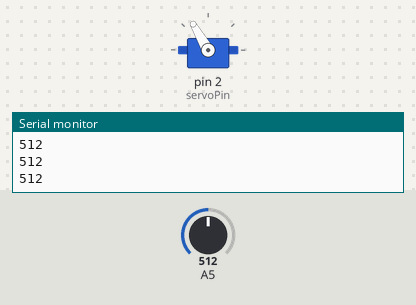
Bench run of a sketch on a simulated Arduino Uno, built with avr-gcc and run on an emulated ATmega328P. Shown: servo, the last lines printed to the serial monitor. The test bench sets the inputs (shaded band); at power-on: A5 = 512.

Above: at 1.2 s.
1.3 s: A5 set to 311
2.8 s: A5 set to 293
At 3.6 s:
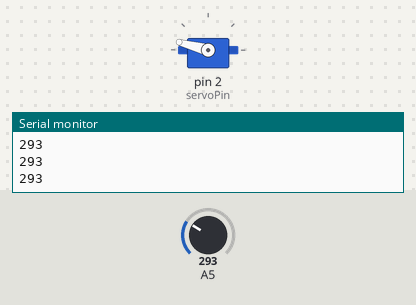
4.3 s: A5 set to 306
At 4.9 s:
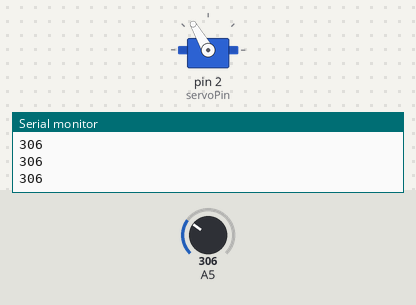
5.8 s: A5 set to 290
At 6.2 s:
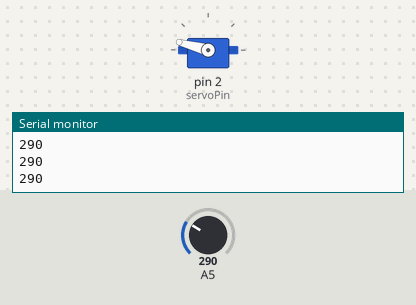
Timing chart, 0 to 8.3 s (numbered marks = the images above; inputs shaded):
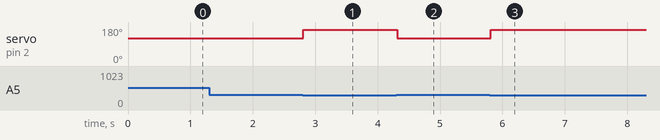

Measured:
- the behaviour switches between 300 and 299 on A5 (found by bisection; images 0 and 1)
- after the input at 2.8 s, servo on pin 2 (servoPin): 120° → 165° at once
- after the input at 4.3 s, servo on pin 2 (servoPin): 165° → 120° at once
- after the input at 5.8 s, servo on pin 2 (servoPin): 120° → 165° at once

The sketch:

DinazorOyunu.ino
```cpp
#include <Servo.h>
int servoPin = 2, servoPos=0;
Servo motor;

void setup() {
  // put your setup code here, to run once:
  Serial.begin(9600);
  motor.attach(servoPin);

}

void loop() {
  // put your main code here, to run repeatedly:
  int analogValue = analogRead(A5);
  Serial.println(analogValue);

  if (analogValue<300){
    motor.write(165);
    delay(150);
  } else{
    motor.write(120);
    delay(15);
  }
}
```
